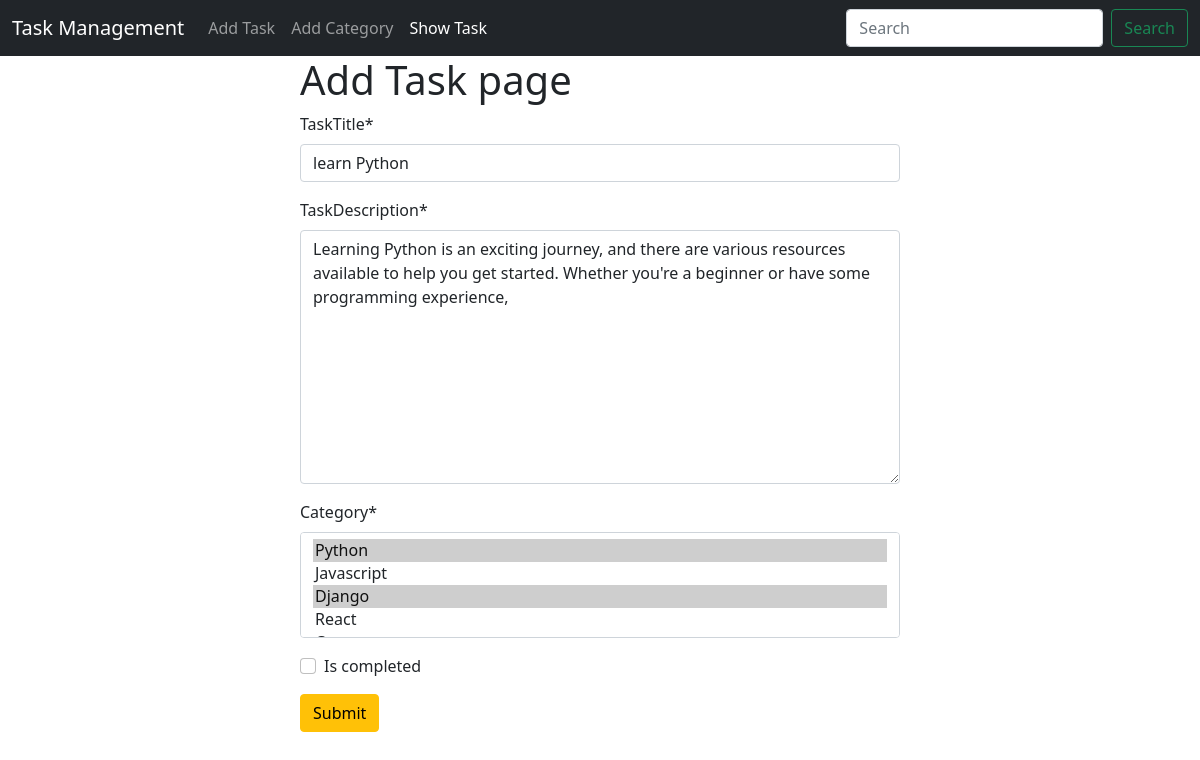
The app's page /edit/9, older data.
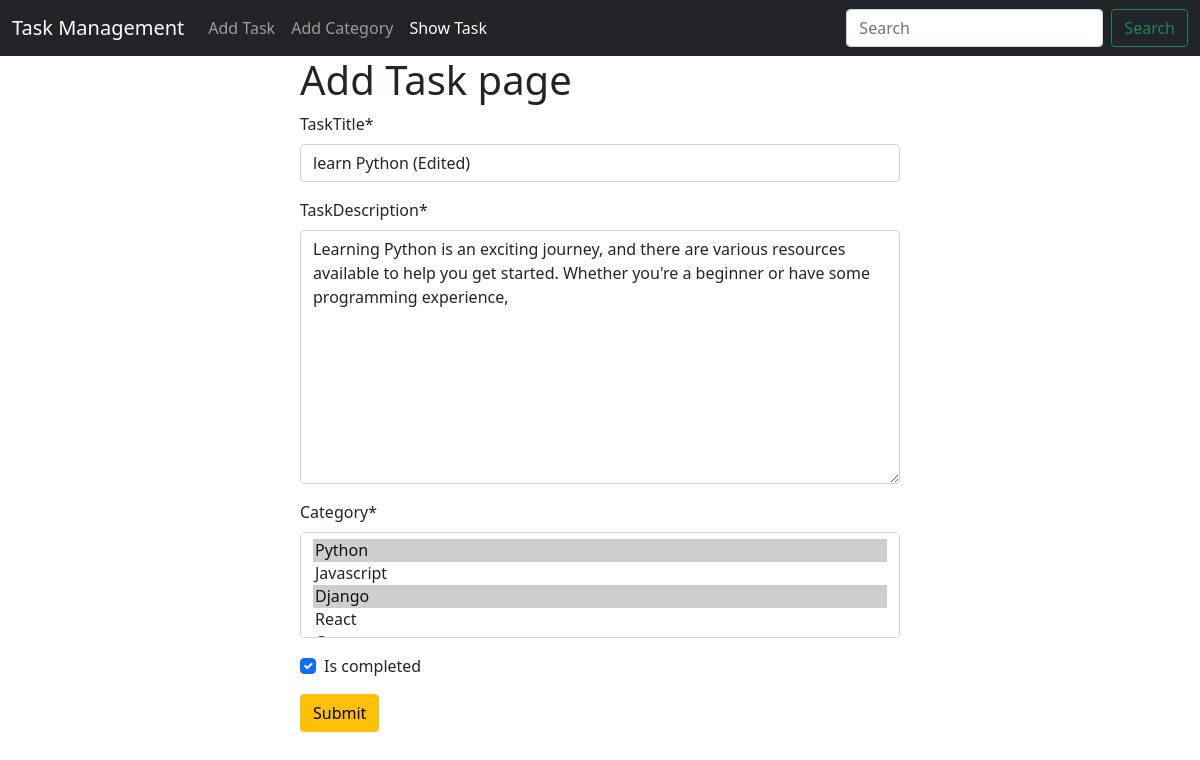
The same page, newer data.
### task/models.py (models this page shows, shortened)
class TaskModel(models.Model):
    taskTitle = models.CharField(max_length=200)
    taskDescription = models.TextField()
    category = models.ManyToManyField(TaskCategory)
    is_completed = models.BooleanField(default=False)
    taskAssignDate = models.DateField(auto_now_add=True)

### task/views.py (the view, shortened to what this page needs)
# urls.py: path('edit/<int:id>', views.edit_task, name='edit_task'),
def edit_task(request, id):
    task = models.TaskModel.objects.get(pk=id)
    task_form = forms.TaskForm(instance=task)
    return render(request, 'add_task.html', {'form' : task_form})

### task/forms.py
class TaskForm(forms.ModelForm):
    class Meta:
        model = TaskModel
        fields = '__all__'

### category/models.py (called while the page is built)
    def __str__(self):
        return self.name

### task/templates/add_task.html (shortened to what this page needs)
{% extends 'base.html' %}
{% load crispy_forms_tags %}
{% block content %}
<form style="width:50% ; margin : auto" method="post">
    <h1>Add Task page</h1>
    {{form | crispy}}
    <button class="btn btn-warning">Submit</button>
</form>
{% endblock %}

Row changes from the older to the newer data that the page shows:
changed TaskModel: taskTitle "learn Python" → "learn Python (Edited)"; is_completed "☐" → "☑"
